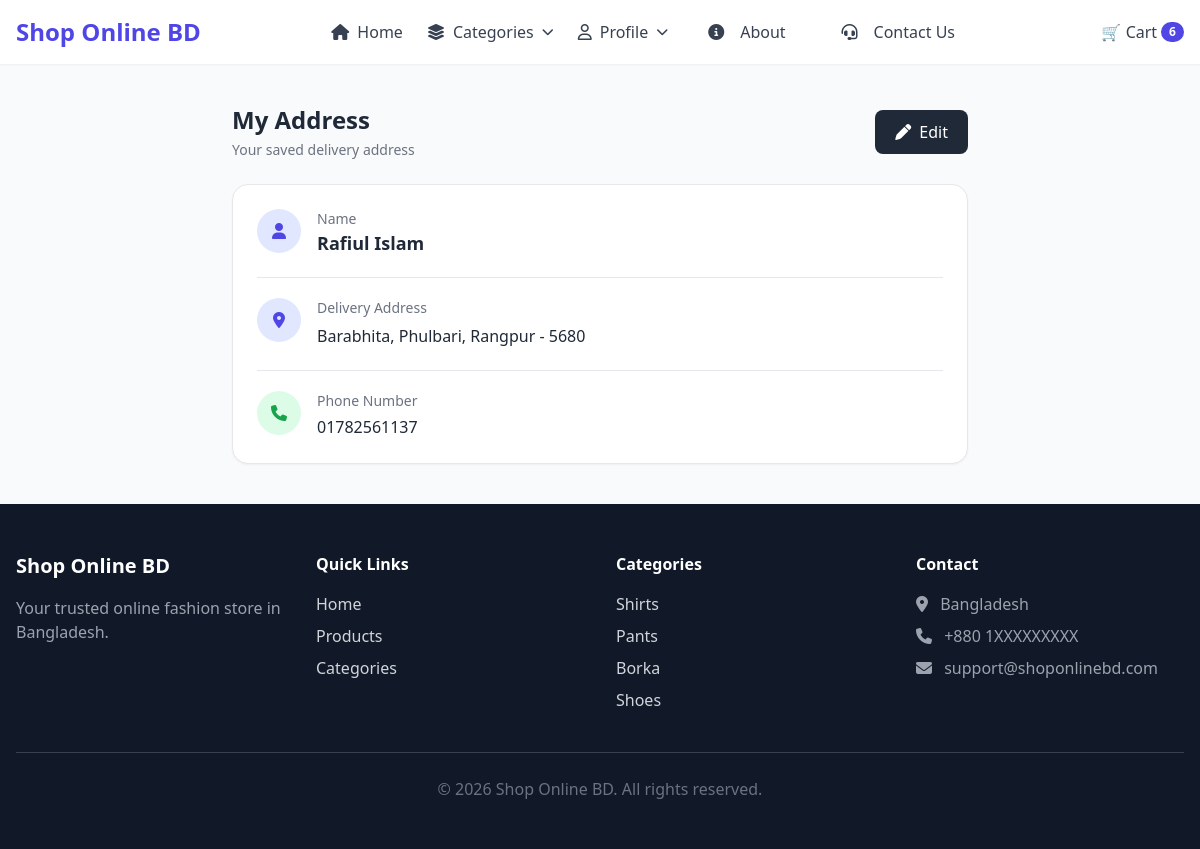
Page /address/ (signed in) on the earlier database version.
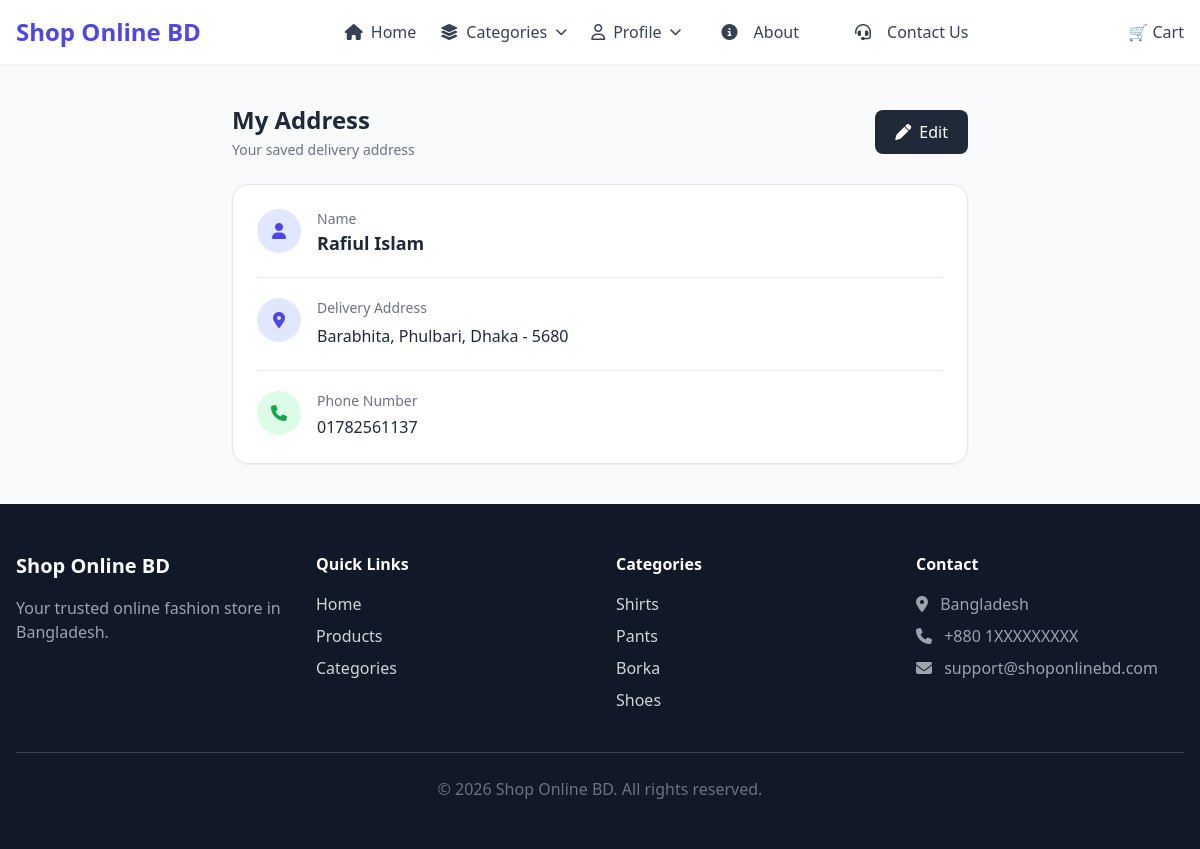
Same page on the later database version.
### shop/models.py (models this page shows, shortened)
class Customer(models.Model):
    user = models.OneToOneField(User, on_delete=models.CASCADE)
    name = models.CharField(max_length=100)
    district = models.CharField(choices=DISTRICT_CHOICES, max_length=100)
    thana = models.CharField(max_length=100)
    zipcode = models.CharField(max_length=10)
    phone = models.CharField(max_length=15)
    village = models.CharField(max_length=100)

### shop/views.py (the view)
# urls.py: path("address/", views.AddressView.as_view(), name="address"),
class AddressView(View):
    def get(self, request):
        customer = Customer.objects.filter(user=request.user).first()
        return render(request, "shop/address.html", {"customer": customer})

### shop/context_processors.py (called while the page is built)
def cart_count(request):
    if request.user.is_authenticated:
        cart = Cart.objects.filter(user=request.user).first()
        if cart:
            count = sum(item.quantity for item in cart.items.all())
            return {"cart_count": count}
    return {"cart_count": 0}

### templates/shop/address.html (shortened to what this page needs)
{% extends "shop/base.html" %}
{% block content %}
<!DOCTYPE html>
<html lang="en">
    <head>
        <script src="https://cdn.tailwindcss.com"></script>
        <link
            rel="stylesheet"
            href="https://cdnjs.cloudflare.com/ajax/libs/font-awesome/6.5.2/css/all.min.css">
    </head>
    <body class="bg-gray-100 min-h-screen">
        <div class="max-w-3xl mx-auto px-4 py-10">
            <div class="flex items-center justify-between mb-6">
                <div>
                    <h1 class="text-2xl font-bold text-gray-800">
                        My Address
                    </h1>
                    <p class="text-gray-500 text-sm mt-1">
                        Your saved delivery address
                    </p>
                </div>
                <a
                    href="{% url 'profile' %}"
                    class="inline-flex items-center gap-2
                       bg-gray-800 hover:bg-gray-900
                       text-white px-5 py-2.5
                       rounded-lg transition">
                    <i class="fa-solid fa-pen"></i>
                    Edit
                </a>
            </div>
            {% if customer %}
            <div
                class="bg-white rounded-2xl shadow-sm border border-gray-200 p-6">
                <div class="flex items-start gap-4 pb-5 border-b">
                    <div class="w-11 h-11 bg-indigo-100 text-indigo-600
                            rounded-full flex items-center justify-center">
                        <i class="fa-solid fa-user"></i>
                    </div>
                    <div>
                        <p class="text-sm text-gray-500">Name</p>
                        <h2 class="text-lg font-semibold text-gray-800">
                            {{ customer.name }}
                        </h2>
                    </div>
                </div>
                <div class="py-5 border-b">
                    <div class="flex items-start gap-4">
                        <div class="w-11 h-11 bg-indigo-100 text-indigo-600
                                rounded-full flex items-center justify-center">
                            <i class="fa-solid fa-location-dot"></i>
                        </div>
                        <div class="flex-1">
                            <p class="text-sm text-gray-500 mb-1">
                                Delivery Address
                            </p>
                            <p class="text-gray-800 leading-7">
                                {{ customer.village }},
                                {{ customer.thana }},
                                {{ customer.district }}
                                {% if customer.zipcode %}
                                - {{ customer.zipcode }}
                                {% endif %}
                            </p>
                        </div>
                    </div>
                </div>
                <div class="pt-5">
                    <div class="flex items-start gap-4">
                        <div class="w-11 h-11 bg-green-100 text-green-600
                                rounded-full flex items-center justify-center">
                            <i class="fa-solid fa-phone"></i>
                        </div>
                        <div>
                            <p class="text-sm text-gray-500">
                                Phone Number
                            </p>
                            <p class="text-gray-800 font-medium mt-1">
                                {{ customer.phone }}
                            </p>
                        </div>
                    </div>
                </div>
            </div>
            {% endif %}
        </div>
    </body>
</html>
{% endblock %}

Differences in the rows shown:
changed Customer "Rafiul Islam": district "Rangpur" → "Dhaka"
Other differences:
{{ cart_count }}: "6" → (not shown)
